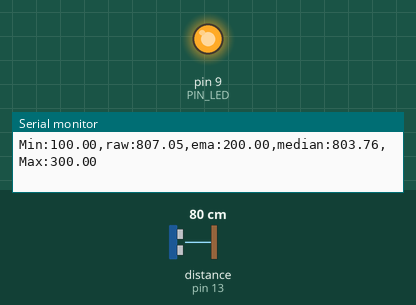
Bench run of a sketch on a simulated Arduino Uno, built with avr-gcc and run on an emulated ATmega328P. Parts: output pins drawn as LEDs (lit = HIGH), the last lines printed to the serial monitor. Wiring (inferred from the names in the program): ultrasonic range finder: trigger pin 12; echo pin 13. The inputs (shaded band) are chosen by the test bench; at power-on: distance to the obstacle (sensor on pin 13) 80 cm. The echo pulse lasts 58.3 µs per cm; pins used as bus, display or sensor lines are not drawn.

Above: at 1.2 s.
1.3 s: distance to the obstacle (sensor on pin 13) set to 33 cm
2.8 s: distance to the obstacle (sensor on pin 13) set to 28 cm
At 4.0 s:
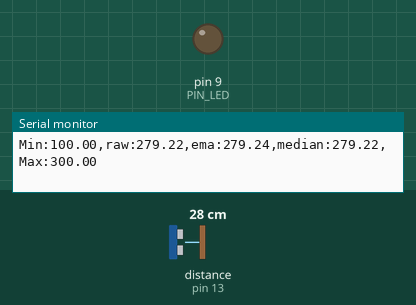
4.3 s: distance to the obstacle (sensor on pin 13) set to 2 cm
At 5.2 s:
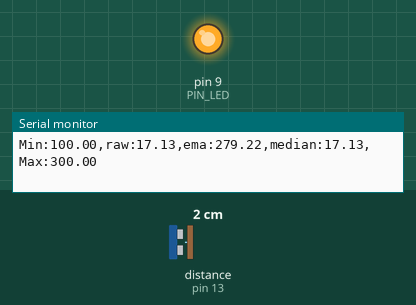
5.8 s: distance to the obstacle (sensor on pin 13) set to 18 cm
At 6.4 s:
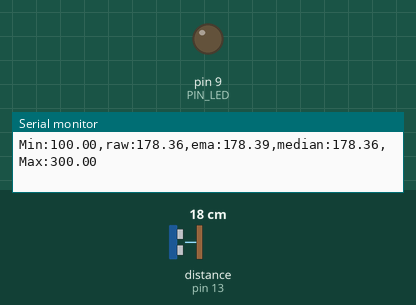
Timing chart, 0 to 8.3 s (numbered marks = the images above; inputs shaded):
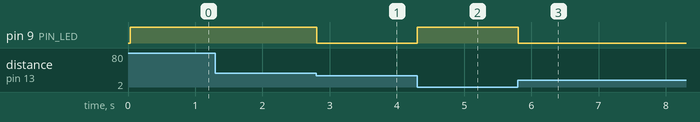

The sketch:

09_example_1.ino
```cpp
#define PIN_LED  9
#define PIN_TRIG 12
#define PIN_ECHO 13

#define SND_VEL 346.0
#define INTERVAL 25
#define PULSE_DURATION 10
#define DIST_MIN 100.0
#define DIST_MAX 300.0
#define TIMEOUT ((INTERVAL / 2) * 1000.0)
#define SCALE (0.001 * 0.5 * SND_VEL)
#define EMA_ALPHA 0.5

#define N 3
//#define N 10
//#define N 30
float samples[N];
int sample_index = 0;
bool samples_filled = false;

unsigned long last_sampling_time;
float dist_prev = (DIST_MIN + DIST_MAX) / 2.0;
float dist_ema;

void sort_array(float arr[], int size) {
  for (int i = 0; i < size - 1; i++) {
    for (int j = i + 1; j < size; j++) {
      if (arr[i] > arr[j]) {
        float temp = arr[i];
        arr[i] = arr[j];
        arr[j] = temp;
      }
    }
  }
}

float get_median() {
  int size = samples_filled ? N : sample_index;
  if (size == 0) return 0.0;

  float sorted_samples[size];
  for (int i = 0; i < size; i++) {
    sorted_samples[i] = samples[i];
  }

  sort_array(sorted_samples, size);

  if (size % 2 == 0) {
    return (sorted_samples[size / 2 - 1] + sorted_samples[size / 2]) / 2.0;
  } else {
    return sorted_samples[size / 2];
  }
}

void setup() {
  pinMode(PIN_LED, OUTPUT);
  pinMode(PIN_TRIG, OUTPUT);
  pinMode(PIN_ECHO, INPUT);
  digitalWrite(PIN_TRIG, LOW);

  Serial.begin(57600);

  dist_ema = (DIST_MIN + DIST_MAX) / 2.0;
}

void loop() {
  float dist_raw, dist_filtered, dist_median;

  if (millis() < last_sampling_time + INTERVAL)
    return;

  dist_raw = USS_measure(PIN_TRIG, PIN_ECHO);

  if ((dist_raw == 0.0) || (dist_raw > DIST_MAX) || (dist_raw < DIST_MIN)) {
      dist_filtered = dist_prev;
  } else {
      dist_filtered = dist_raw;
      dist_prev = dist_raw;
  }

  dist_ema = EMA_ALPHA * dist_filtered + (1 - EMA_ALPHA) * dist_ema;

  samples[sample_index] = dist_raw;
  sample_index++;
  if (sample_index >= N) {
    sample_index = 0;
    samples_filled = true;
  }
  dist_median = get_median();

  Serial.print("Min:");      Serial.print(DIST_MIN);
  Serial.print(",raw:");     Serial.print(dist_raw);
  Serial.print(",ema:");     Serial.print(dist_ema);
  Serial.print(",median:");  Serial.print(dist_median);
  Serial.print(",Max:");     Serial.print(DIST_MAX);
  Serial.println("");

  if ((dist_raw < DIST_MIN) || (dist_raw > DIST_MAX))
    digitalWrite(PIN_LED, 1);
  else
    digitalWrite(PIN_LED, 0);

  last_sampling_time += INTERVAL;
}

float USS_measure(int TRIG, int ECHO)
{
  digitalWrite(TRIG, HIGH);
  delayMicroseconds(PULSE_DURATION);
  digitalWrite(TRIG, LOW);
  return pulseIn(ECHO, HIGH, TIMEOUT) * SCALE;
}
```

Measured:
- the behaviour switches between 31 and 30 cm on distance to the obstacle (sensor on pin 13) (found by bisection; images 0 and 1)
- after the input at 2.8 s, pin 9 (PIN_LED): HIGH → LOW at once
- after the input at 4.3 s, pin 9 (PIN_LED): LOW → HIGH at once
- after the input at 5.8 s, pin 9 (PIN_LED): HIGH → LOW at once
